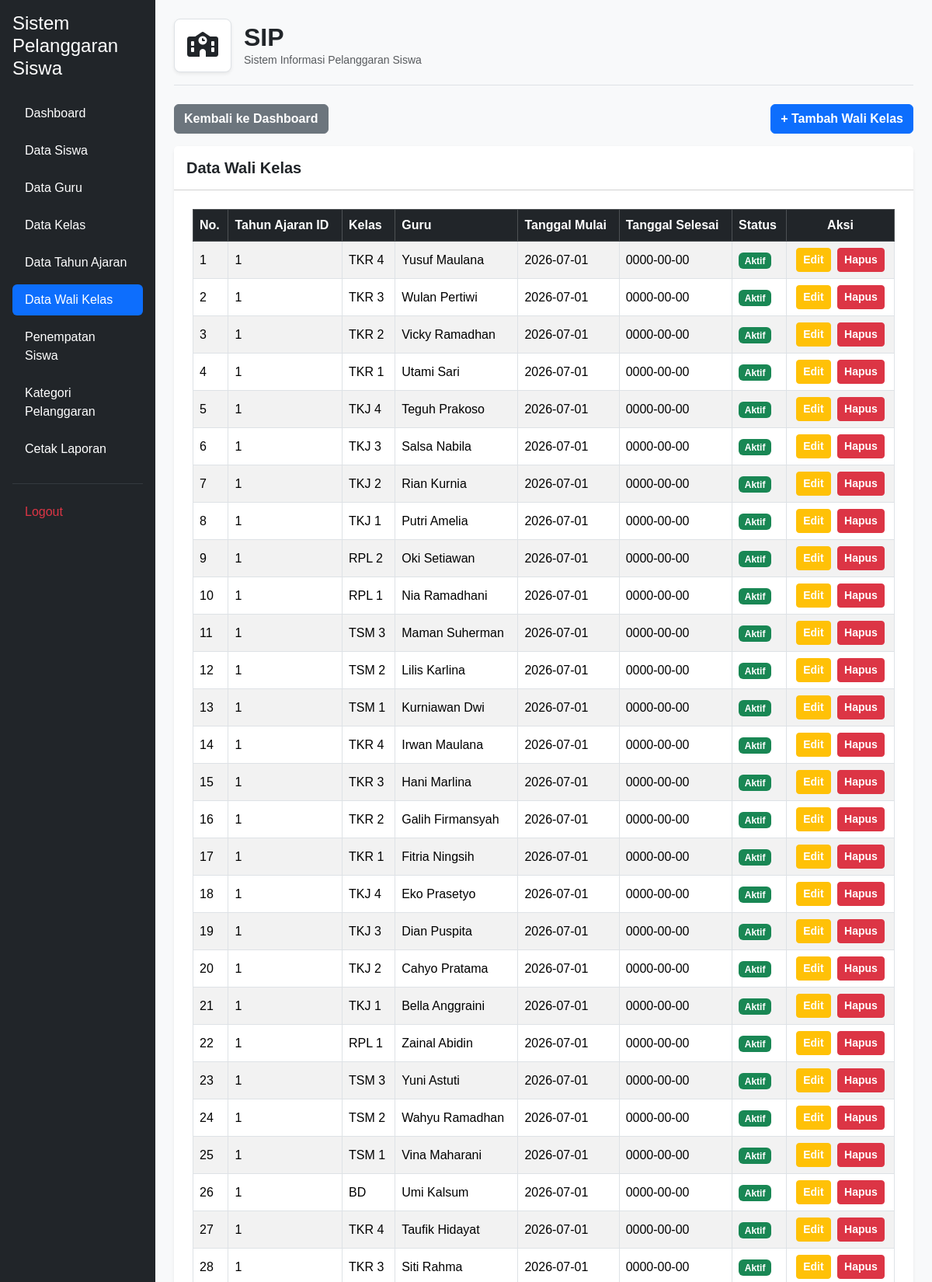
/kelola_walikelas.php (signed in, upper part), run on the app's committed database.
### tables this page shows
CREATE TABLE `t_wali_kelas` (
  `id` int(11) NOT NULL,
  `tahun_ajaran_id` int(11) DEFAULT NULL,
  `kelas_id` int(11) DEFAULT NULL,
  `guru_id` int(11) DEFAULT NULL,
  `tanggal_mulai` date NOT NULL,
  `tanggal_selesai` date NOT NULL,
  `status_aktif` tinyint(1) NOT NULL,
  `created_at` timestamp NOT NULL DEFAULT current_timestamp() ON UPDATE current_timestamp(),
  `updated_at` timestamp NOT NULL DEFAULT current_timestamp()
);

CREATE TABLE `t_kelas` (
  `id` int(11) NOT NULL,
  `nama` varchar(100) DEFAULT NULL,
  `tingkat` varchar(20) NOT NULL,
  `jurusan` varchar(100) NOT NULL,
  `status_aktif` tinyint(1) NOT NULL,
  `created_at` timestamp NOT NULL DEFAULT current_timestamp(),
  `updated_at` timestamp NOT NULL DEFAULT current_timestamp()
);

CREATE TABLE `t_guru` (
  `id` int(11) NOT NULL,
  `nip` varchar(30) NOT NULL,
  `nama` varchar(150) DEFAULT NULL,
  `email` varchar(150) NOT NULL,
  `status_aktif` tinyint(1) NOT NULL,
  `user_id` int(11) NOT NULL,
  `created_at` timestamp NOT NULL DEFAULT current_timestamp(),
  `updated_at` timestamp NOT NULL DEFAULT current_timestamp()
);

### kelola_walikelas.php (the view, shortened to what this page needs)
<?php
include 'config/koneksi.php';
$sql = "SELECT
            w.*,
            k.nama AS nama_kelas,
            g.nama AS nama_guru
        FROM t_wali_kelas w
        LEFT JOIN t_kelas k ON w.kelas_id = k.id
        LEFT JOIN t_guru g ON w.guru_id = g.id
        ORDER BY w.id DESC";
$hasil = mysqli_query($koneksi, $sql);
?>
<!DOCTYPE html>
<html lang="id">
<head>
    <link href="https://cdn.jsdelivr.net/npm/bootstrap@5.3.3/dist/css/bootstrap.min.css" rel="stylesheet">
    <link rel="stylesheet" href="https://cdnjs.cloudflare.com/ajax/libs/font-awesome/6.4.0/css/all.min.css">
    <link href="https://cdn.datatables.net/2.3.4/css/dataTables.bootstrap5.min.css" rel="stylesheet">
    <link rel="stylesheet" href="layout/style.css">
</head>
<body class="bg-light">
<div class="container-fluid">
    <div class="row">
        <?php include 'layout/sidebar.php'; ?>
        <main class="col-md-9 ms-sm-auto col-lg-10 p-4">
            <div class="d-flex align-items-center mb-4 pb-3 border-bottom">
                <div class="bg-white p-3 rounded-3 shadow-sm me-3 border">
                    <i class="fa-solid fa-school fs-2 text-dark"></i>
                </div>
                <div>
                    <h1 class="h2 fw-bold text-dark m-0">SIP</h1>
                    <p class="text-muted m-0 small">Sistem Informasi Pelanggaran Siswa</p>
                </div>
            </div>
            <div class="d-flex justify-content-between align-items-center mb-3">
                <a href="dashboard.php" class="btn btn-secondary fw-semibold">
                    Kembali ke Dashboard
                </a>
                <a href="tambah_walikelas.php" class="btn btn-primary fw-semibold">
                    + Tambah Wali Kelas
                </a>
            </div>
            <div class="card shadow-sm border-0 rounded-3 mb-5">
                <div class="card-header bg-white py-3">
                    <h5 class="card-title m-0 fw-bold">Data Wali Kelas</h5>
                </div>
                <div class="card-body p-4">
                    <div class="table-responsive">
                        <table id="tabelWaliKelas" class="table table-striped table-bordered table-hover align-middle w-100">
                            <thead class="table-dark">
                                <tr>
                                    <th>No.</th>
                                    <th>Tahun Ajaran ID</th>
                                    <th>Kelas</th>
                                    <th>Guru</th>
                                    <th>Tanggal Mulai</th>
                                    <th>Tanggal Selesai</th>
                                    <th>Status</th>
                                    <th class="text-center">Aksi</th>
                                </tr>
                            </thead>
                            <tbody>
                                <?php
                                $no = 1;
                                while ($row = mysqli_fetch_assoc($hasil)) { ?>
                                <tr>
                                    <td><?= $no++ ?></td>
                                    <td><?= htmlspecialchars($row['tahun_ajaran_id'] ?? '-') ?></td>
                                    <td><?= htmlspecialchars($row['nama_kelas'] ?? '-') ?></td>
                                    <td><?= htmlspecialchars($row['nama_guru'] ?? '-') ?></td>
                                    <td><?= htmlspecialchars($row['tanggal_mulai'] ?? '-') ?></td>
                                    <td><?= htmlspecialchars($row['tanggal_selesai'] ?? '-') ?></td>
                                    <td>
                                        <?php if ($row['status_aktif'] == 1) { ?>
                                            <span class="badge bg-success">Aktif</span>
                                        <?php } else { ?>
                                            <span class="badge bg-danger">Tidak Aktif</span>
                                        <?php } ?>
                                    </td>
                                    <td class="text-center text-nowrap">
                                        <a href="edit_walikelas.php?id=<?= urlencode($row['id']) ?>" class="btn btn-warning btn-sm me-1 fw-semibold text-white">
                                            Edit
                                        </a>
                                        <a href="hapus_walikelas.php?id=<?= urlencode($row['id']) ?>"
                                           class="btn btn-danger btn-sm fw-semibold"
                                           onclick="return confirm('Yakin ingin menghapus data wali kelas ini?');">
                                            Hapus
                                        </a>
                                    </td>
                                </tr>
                                <?php } ?>
                            </tbody>
                        </table>
                    </div>
                </div>
            </div>
        </main>
    </div>
</div>
</body>
</html>

### layout/style.css (style rules this page uses)
:root { --primary: #3659d9; --navy: #17233f; --background: #f4f6fb; --text-muted: #778198; --border: #e8ecf4; }
* { box-sizing: border-box; }
body { margin: 0; font-family: 'Poppins', sans-serif; background: var(--background); color: var(--navy); }

### data on the page
t_wali_kelas: tahun_ajaran "1", kelas.nama "TKR 4", guru.nama "Yusuf Maulana", tanggal_mulai "2026-07-01", tanggal_selesai "0000-00-00", status_aktif "Aktif"
t_wali_kelas: tahun_ajaran "1", kelas.nama "TKR 3", guru.nama "Wulan Pertiwi", tanggal_mulai "2026-07-01", tanggal_selesai "0000-00-00", status_aktif "Aktif"
t_wali_kelas: tahun_ajaran "1", kelas.nama "TKR 2", guru.nama "Vicky Ramadhan", tanggal_mulai "2026-07-01", tanggal_selesai "0000-00-00", status_aktif "Aktif"
t_wali_kelas: tahun_ajaran "1", kelas.nama "TKR 1", guru.nama "Utami Sari", tanggal_mulai "2026-07-01", tanggal_selesai "0000-00-00", status_aktif "Aktif"
t_wali_kelas: tahun_ajaran "1", kelas.nama "TKJ 4", guru.nama "Teguh Prakoso", tanggal_mulai "2026-07-01", tanggal_selesai "0000-00-00", status_aktif "Aktif"
t_wali_kelas: tahun_ajaran "1", kelas.nama "TKJ 3", guru.nama "Salsa Nabila", tanggal_mulai "2026-07-01", tanggal_selesai "0000-00-00", status_aktif "Aktif"
t_wali_kelas: tahun_ajaran "1", kelas.nama "TKJ 2", guru.nama "Rian Kurnia", tanggal_mulai "2026-07-01", tanggal_selesai "0000-00-00", status_aktif "Aktif"
t_wali_kelas: tahun_ajaran "1", kelas.nama "TKJ 1", guru.nama "Putri Amelia", tanggal_mulai "2026-07-01", tanggal_selesai "0000-00-00", status_aktif "Aktif"
t_wali_kelas: tahun_ajaran "1", kelas.nama "RPL 2", guru.nama "Oki Setiawan", tanggal_mulai "2026-07-01", tanggal_selesai "0000-00-00", status_aktif "Aktif"
t_wali_kelas: tahun_ajaran "1", kelas.nama "RPL 1", guru.nama "Nia Ramadhani", tanggal_mulai "2026-07-01", tanggal_selesai "0000-00-00", status_aktif "Aktif"
t_wali_kelas: tahun_ajaran "1", kelas.nama "TSM 3", guru.nama "Maman Suherman", tanggal_mulai "2026-07-01", tanggal_selesai "0000-00-00", status_aktif "Aktif"
t_wali_kelas: tahun_ajaran "1", kelas.nama "TSM 2", guru.nama "Lilis Karlina", tanggal_mulai "2026-07-01", tanggal_selesai "0000-00-00", status_aktif "Aktif"
t_wali_kelas: tahun_ajaran "1", kelas.nama "TSM 1", guru.nama "Kurniawan Dwi", tanggal_mulai "2026-07-01", tanggal_selesai "0000-00-00", status_aktif "Aktif"
t_wali_kelas: tahun_ajaran "1", kelas.nama "TKR 4", guru.nama "Irwan Maulana", tanggal_mulai "2026-07-01", tanggal_selesai "0000-00-00", status_aktif "Aktif"
t_wali_kelas: tahun_ajaran "1", kelas.nama "TKR 3", guru.nama "Hani Marlina", tanggal_mulai "2026-07-01", tanggal_selesai "0000-00-00", status_aktif "Aktif"
t_wali_kelas: tahun_ajaran "1", kelas.nama "TKR 2", guru.nama "Galih Firmansyah", tanggal_mulai "2026-07-01", tanggal_selesai "0000-00-00", status_aktif "Aktif"
t_wali_kelas: tahun_ajaran "1", kelas.nama "TKR 1", guru.nama "Fitria Ningsih", tanggal_mulai "2026-07-01", tanggal_selesai "0000-00-00", status_aktif "Aktif"
t_wali_kelas: tahun_ajaran "1", kelas.nama "TKJ 4", guru.nama "Eko Prasetyo", tanggal_mulai "2026-07-01", tanggal_selesai "0000-00-00", status_aktif "Aktif"
t_wali_kelas: tahun_ajaran "1", kelas.nama "TKJ 3", guru.nama "Dian Puspita", tanggal_mulai "2026-07-01", tanggal_selesai "0000-00-00", status_aktif "Aktif"
t_wali_kelas: tahun_ajaran "1", kelas.nama "TKJ 2", guru.nama "Cahyo Pratama", tanggal_mulai "2026-07-01", tanggal_selesai "0000-00-00", status_aktif "Aktif"
t_wali_kelas: tahun_ajaran "1", kelas.nama "TKJ 1", guru.nama "Bella Anggraini", tanggal_mulai "2026-07-01", tanggal_selesai "0000-00-00", status_aktif "Aktif"
t_wali_kelas: tahun_ajaran "1", kelas.nama "RPL 1", guru.nama "Zainal Abidin", tanggal_mulai "2026-07-01", tanggal_selesai "0000-00-00", status_aktif "Aktif"
t_wali_kelas: tahun_ajaran "1", kelas.nama "TSM 3", guru.nama "Yuni Astuti", tanggal_mulai "2026-07-01", tanggal_selesai "0000-00-00", status_aktif "Aktif"
t_wali_kelas: tahun_ajaran "1", kelas.nama "TSM 2", guru.nama "Wahyu Ramadhan", tanggal_mulai "2026-07-01", tanggal_selesai "0000-00-00", status_aktif "Aktif"
t_wali_kelas: tahun_ajaran "1", kelas.nama "TSM 1", guru.nama "Vina Maharani", tanggal_mulai "2026-07-01", tanggal_selesai "0000-00-00", status_aktif "Aktif"
t_wali_kelas: tahun_ajaran "1", kelas.nama "BD", guru.nama "Umi Kalsum", tanggal_mulai "2026-07-01", tanggal_selesai "0000-00-00", status_aktif "Aktif"
t_wali_kelas: tahun_ajaran "1", kelas.nama "TKR 4", guru.nama "Taufik Hidayat", tanggal_mulai "2026-07-01", tanggal_selesai "0000-00-00", status_aktif "Aktif"
t_wali_kelas: tahun_ajaran "1", kelas.nama "TKR 3", guru.nama "Siti Rahma", tanggal_mulai "2026-07-01", tanggal_selesai "0000-00-00", status_aktif "Aktif"
